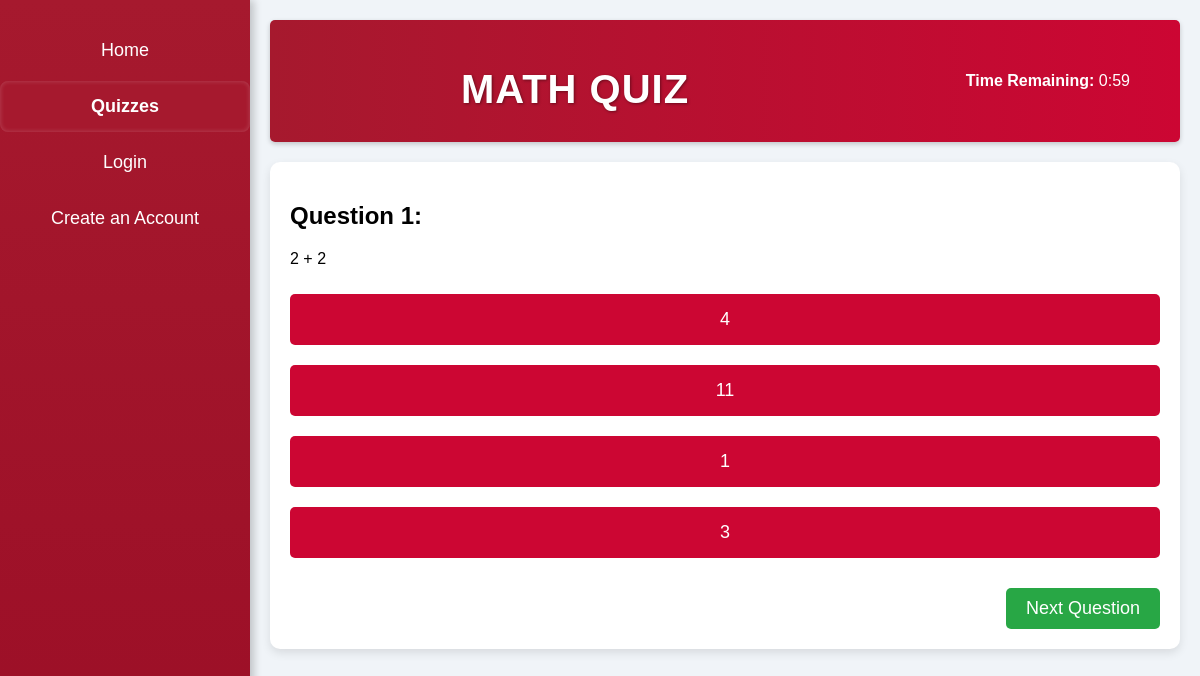
The page /play_quiz/3 on the database its author committed.
### create_quiz.py (models this page shows)
class Quiz(db.Model):
    __tablename__ = 'quiz'
    id = db.Column(db.Integer, primary_key=True)
    title = db.Column(db.String(100), nullable=False)
    description = db.Column(db.Text, nullable=False)
    time_limit = db.Column(db.Integer, nullable=False)  # Time limit in minutes
    total_questions = db.Column(db.Integer, nullable=False)

class Question(db.Model):
    __tablename__ = 'question'
    id = db.Column(db.Integer, primary_key=True)
    quiz_id = db.Column(db.Integer, db.ForeignKey('quiz.id'), nullable=False)
    question_text = db.Column(db.String(255), nullable=False)
    option1 = db.Column(db.String(255), nullable=False)
    option2 = db.Column(db.String(255), nullable=False)
    option3 = db.Column(db.String(255), nullable=False)
    option4 = db.Column(db.String(255), nullable=False)
    correct_answer = db.Column(db.String(255), nullable=False)

### app.py (the view)
@app.route("/play_quiz/<int:quiz_id>")
def play_quiz(quiz_id):
    quiz = Quiz.query.get(quiz_id)
    if not quiz:
        flash("Quiz not found.")
        return redirect(url_for('quizzes'))
    questions = Question.query.filter_by(quiz_id=quiz_id).all()
    question_index = int(request.args.get('question_index', 0))
    if question_index < len(questions):
        current_question = questions[question_index]
    else:
        return redirect(url_for('final_score', quiz_id=quiz_id))  # Redirect to the final score page
    quiz_data = {
        'quiz_id': quiz.id,
        'title': quiz.title,
        'description': quiz.description,
        'time_limit': quiz.time_limit,
        'current_question': {
            'question_text': current_question.question_text,
            'options': {
                '1': current_question.option1,
                '2': current_question.option2,
                '3': current_question.option3,
                '4': current_question.option4
            },
            'correct_answer': current_question.correct_answer
        }
    }
    return render_template("play_quiz.html", quiz=quiz_data, current_question=question_index)

### templates/play_quiz.html (shortened to what this page needs)
<!DOCTYPE html>
<html lang="en">
<head>
    <link rel="stylesheet" href="{{ url_for('static', filename='main.css') }}">
</head>
<body>
    <div class="sidebar">
        <a href="/" title="">Home</a>
        <a class="active" href="/quizzes" title="">Quizzes</a>
        {% if 'user_id' in session %}
            <a href="/create_quiz" title="">Create a Quiz</a>
            <a href="/logout" title="">Log Out</a>
        {% else %}
            <a href="/login" title="">Login</a>
            <a href="/signup" title="">Create an Account</a>
        {% endif %}
    </div>
    <div class="main-content">
        <header style="display: flex; justify-content: space-between; align-items: center;">
            <div style="flex-grow: 1; text-align: center;">
                <h1>{{ quiz.title }}</h1>
            </div>
            <div style="text-align: right; width: 250px; padding-right: 50px">
                <p><strong>Time Remaining:</strong> <span id="timer" data-time-limit="{{ quiz.time_limit }}">{{ quiz.time_limit }}:00</span></p>
            </div>
        </header>
        <div class="quiz-container" data-correct-answer="{{ quiz.current_question.correct_answer }}">
            <div class="question-box">
                <h2>Question {{ current_question + 1 }}:</h2>
                <p>{{ quiz.current_question.question_text }}</p>
                <ul class="options">
                    {% for option_id, answer in quiz.current_question.options.items() %}
                    <li>
                        <button class="option-btn" data-option-id="{{ option_id }}">
                            {{ answer }}
                        </button>
                    </li>
                    {% endfor %}
                </ul>
            </div>
            <div class="next-question">
                <form action="{{ url_for('play_quiz', quiz_id=quiz.quiz_id) }}" method="GET">
                    <button type="submit" class="next-btn">Next Question</button>
                </form>
            </div>
        </div>
    </div>
</body>
</html>

### static/main.css (style rules this page uses)
body { font-family: 'Arial', sans-serif; margin: 0; padding: 0; display: flex; min-height: 100vh; background-color: #f0f4f8; }
.sidebar { height: 100vh; width: 250px; background: linear-gradient(180deg, #A6192E 0%, #9B0E26 100%); padding-top: 20px; position: fixed; box-shadow: 4px 0 8px rgba(0, 0, 0, 0.2); transition: width 0.3s; text-align: center; }
h1 { font-size: 2.5rem; font-weight: bold; text-transform: uppercase; letter-spacing: 1px; margin-bottom: 10px; text-shadow: 1px 1px 3px rgba(0, 0, 0, 0.4); }
.sidebar a { padding: 15px 20px; text-decoration: none; font-size: 18px; color: white; display: block; margin: 5px 0; border-radius: 8px; transition: background-color 0.3s, transform 0.2s, box-shadow 0.3s; }
.active { background-color: #A6192E; font-weight: bold; box-shadow: inset 0 0 5px rgba(255, 255, 255, 0.2); }
.main-content { margin-left: 250px; padding: 20px; flex-grow: 1; animation: fadeIn 0.5s; }
header { display: flex; justify-content: center; align-items: center; background: linear-gradient(to right, #A6192E, #CC0633); color: #fff; padding: 20px 0; border-radius: 5px; margin-bottom: 20px; box-shadow: 0 2px 5px rgba(0, 0, 0, 0.2); width: 100%; }
.quiz-container { background-color: #fff; border-radius: 10px; padding: 20px; box-shadow: 0 4px 10px rgba(0, 0, 0, 0.1); margin: 20px auto; max-width: auto; }
.question-box { margin-bottom: 20px; }
.question-box h2 { font-size: 24px; }
.options { list-style-type: none; padding: 0; }
.option-btn { background-color: #CC0633; color: white; border: none; border-radius: 5px; padding: 15px; font-size: 18px; cursor: pointer; transition: background-color 0.3s; margin: 10px 0; width: 100%; }
.next-question { text-align: right; }
.next-btn { background-color: #28A745; color: white; border: none; border-radius: 5px; padding: 10px 20px; font-size: 18px; cursor: pointer; transition: background-color 0.3s; }

### rows shown on the page
Quiz: title "MATH QUIZ"
Question: current_question.question_text "2 + 2", option2 "11"

### other values the page prints
{{ current_question + 1 }} "1"
{{ answer }} "4" "1" "3"
